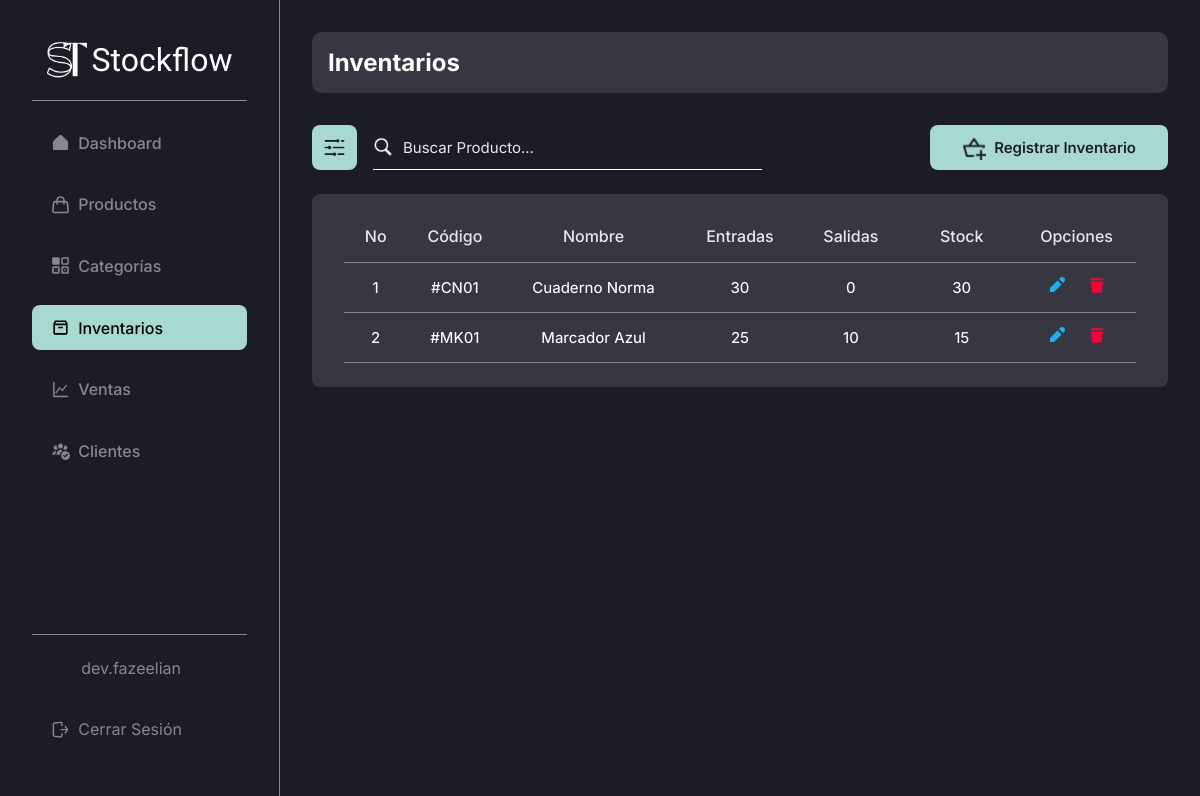
Page /admin/inventories/ (signed in) on the committed database.
### stockflow/models.py (models this page shows, shortened)
class User(db.Model):
    id = db.Column(db.Integer, primary_key = True) # Primary key
    email = db.Column(db.String(255), unique = True, nullable = False)
    username = db.Column(db.String(20), unique = True, nullable = False)
    names = db.Column(db.String(50), nullable = True, default="")
    last_names = db.Column(db.String(50), nullable = True, default="")
    password = db.Column(db.Text, nullable = False)
    profile_photo = db.Column(db.String(255), nullable=True, default="")

class Inventory(db.Model):
    id = db.Column(db.Integer, primary_key = True) # Primary key
    created_by = db.Column(db.Integer, db.ForeignKey("user.id"), nullable = False) # Foreign key
    product_id = db.Column(db.Integer, db.ForeignKey("product.id"), nullable = False) # Foreign key
    inflows = db.Column(db.Integer, nullable = False)
    outflows = db.Column(db.Integer, nullable = True, default = 0)
    stock = db.Column(db.Integer, nullable = False, default = 0)
    product = db.relationship('Product', backref='inventory', lazy=True)

class Product(db.Model):
    id = db.Column(db.Integer, primary_key = True) # Primary key
    created_by = db.Column(db.Integer, db.ForeignKey("user.id"), nullable = False) # Foreign key
    name = db.Column(db.String(100), nullable = False)
    code = db.Column(db.String(10), nullable=False)
    category_id = db.Column(db.Integer, db.ForeignKey("category.id"), nullable = False) # Foreign key
    price = db.Column(db.Integer, nullable = False)
    image = db.Column(db.String(255), nullable = True)
    category = db.relationship('Category', backref='products', lazy=True)

### stockflow/modules/inventory.py (the view)
@bp.route("/", methods = ("GET", "POST"))
@login_required
def index():
    query = ""
    inventories = []
    if request.method == "POST":
        query = request.form.get("searchInventory", "")
        inventories = Inventory.query.join(Product).filter(
            (
                Product.name.ilike(f"%{query}%") |  # Searching by product name
                Product.code.ilike(f"%{query}%")    # Searching by product code
            )
        ).all()
    else:
        inventories = Inventory.query.filter(Inventory.created_by == g.user.id).all()
    return render_template("modules/inventories/index.html", inventories = inventories, query=query)

### stockflow/auth.py (called while the page is built)
def login_required(view):
    @functools.wraps(view)
    def wrapped_view(**kwargs):
        if g.user is None:
            message = "Debes iniciar sesión"
            flash(message)
            return redirect(url_for("auth.login"))
        return view(**kwargs)
    return wrapped_view

@bp.before_app_request # Execute the next function in every request, every page
def load_logged_in_user():
    user_id = session.get("user_id")
    if user_id is None:
        g.user = None
    else:
        g.user = User.query.get_or_404(user_id)

### stockflow/templates/modules/inventories/index.html (shortened to what this page needs)
{% extends 'base-admin.html' %}
{% block content %}
    <head>
        <link rel="stylesheet" href="{{ url_for('static', filename='css/modules/inventories.css') }}">
    </head>
    <div class="content-group inter bg-black-light">
        <h2 class="color-white inter">Inventarios</h2>
    </div>
    <div class="top-page">
        <div class="cont-search">
            <button class="btn-search-filter bg-turquese-light-blue">
                <img src="{{ url_for('static', filename='img/icons/filter.png') }}" alt="">
            </button>
            <form action="{{ url_for('admin/inventories.index') }}" method="post" class="search-bar">
                <img src="{{ url_for('static', filename='img/icons/search.png') }}" alt="">
                <input type="text" class="color-white inter" name="searchInventory" value="{{ query }}" id="search" placeholder="Buscar Producto...">
            </form>
        </div>
        <div class="cont-create" style="gap: 1rem;">
            <a href="{{ url_for('admin/inventories.new') }}" class="btn-create bg-turquese-light-blue color-black inter">
                <img src="{{ url_for('static', filename='img/icons/add-inventory.png') }}" alt="">
                <h2>Registrar Inventario</h2>
            </a>
        </div>
    </div>
    <table class="table inter bg-black-light">
        <thead>
            <tr class="thead color-white-gray">
                <th class="th th-no-inv">No</th>
                <th class="th th-code-inv">Código</th>
                <th class="th th-name-inv">Nombre</th>
                <th class="th th-inflows-inv">Entradas</th>
                <th class="th th-outflows-inv">Salidas</th>
                <th class="th th-stock-inv">Stock</th>
                <th class="th th-options-inv">Opciones</th>
            </tr>
        </thead>
        <tbody>
            {% if inventories %}
                {% for inventory in inventories | reverse %}
                    {% if g.user.id == inventory.created_by %}
                        <tr class="tbody">
                            <td class="td td-no-inv">{{ loop.index }}</td>
                            <td class="td td-code-inv">#{{ inventory.product.code }}</td>
                            <td class="td td-name-inv">{{ inventory.product.name }}</td>
                            <td class="td td-inflows-inv">{{ inventory.inflows }}</td>
                            <td class="td td-outflows-inv">{{ inventory.outflows }}</td>
                            <td class="td td-stock-inv">{{ inventory.stock }}</td>
                            <td class="td td-options-inv">
                                <a href="{{ url_for('admin/inventories.update', id = inventory.id) }}">
                                    <svg
                                        xmlns="http://www.w3.org/2000/svg"
                                        viewBox="0 0 16 16"
                                        fill="#20AEF3"
                                    >
                                        <path
                                            d="M12.527 7.473L8.527 3.473 1 11 1 15 5 15zM11.172.828l-1.065 1.065 4 4 1.065-1.065c1.105-1.105 1.105-2.895 0-4l0 0C14.067-.276 12.276-.276 11.172.828z"
                                        />
                                    </svg>
                                </a>
                                <a href="{{ url_for('admin/inventories.delete', id = inventory.id) }}">
                                </a>
                            </td>
                        </tr>
                        {% else %}
                        <tr class="tbody">
                            <td class="td" style="width: 100%;">No hay inventarios registrados por ti.</td>
                        </tr>
                    {% endif %}
                {% endfor %}
            {% endif %}
        </tbody>
    </table>
{% endblock %}

### stockflow/templates/base-admin.html (shortened to what this page needs)
<!DOCTYPE html>
<html lang="es">
<head>
    <link rel="stylesheet" href="{{ url_for('static', filename='css/global.css') }}">
    <link rel="stylesheet" href="{{ url_for('static', filename='css/base.css') }}">
    <link rel="stylesheet" href="{{ url_for('static', filename='css/tables.css') }}">
    <link rel="stylesheet" href="{{ url_for('static', filename='css/search.css') }}">
    <link rel="stylesheet" href="{{ url_for('static', filename='css/form.css') }}">
</head>
<body>
    <aside class="side-bar inter bg-black br-gray-1">
        <section class="side-bar-main">
            <h1 class="afacad">
                <a href="{{ url_for('admin.dashboard') }}" class="color-white">
                    <img src="{{ url_for('static', filename='img/logo.png') }}" alt="">
                    Stockflow
                </a>
            </h1>
            <br>
            <div class="side-bar-divider" />
            <nav class="side-nav-bar">
                <a
                    href="{{ url_for('admin.dashboard') }}"
                    class="item-side-nav-bar inter {% if request.endpoint == 'admin.dashboard' %}item-side-nav-bar--active{% endif %}"
                >
                    Dashboard
                </a>
                <a
                    href="{{ url_for('admin/products.index') }}"
                    class="item-side-nav-bar inter {% if request.endpoint == 'admin/products.index' %}item-side-nav-bar--active{% endif %}"
                >
                    Productos
                </a>
                <a
                    href="{{ url_for('admin/products/categories.index') }}"
                    class="item-side-nav-bar inter {% if request.endpoint == 'admin/products/categories.index' %}item-side-nav-bar--active{% endif %}"
                >
                    Categorías
                </a>
                <a
                    href="{{ url_for('admin/inventories.index') }}"
                    class="item-side-nav-bar inter {% if request.endpoint == 'admin/inventories.index' %}item-side-nav-bar--active{% endif %}"
                >
                    Inventarios
                </a>
                <a
                    href="{{ url_for('admin/sales.index') }}"
                    class="item-side-nav-bar inter {% if request.endpoint == 'admin/sales.index' %}item-side-nav-bar--active{% endif %}"
                >
                    Ventas
                </a>
                <a
                    href="{{ url_for('admin/customers.index') }}"
                    class="item-side-nav-bar inter {% if request.endpoint == 'admin/customers.index' %}item-side-nav-bar--active{% endif %}"
                >
                    Clientes
                </a>
            </nav>
        </section>
        <footer class="side-bar-footer" style="flex-direction: column;">
            <a
                href="{{ url_for('admin.profile') }}"
                class="item-side-nav-bar inter {% if request.endpoint == 'admin.profile' %}item-side-nav-bar--active{% endif %}"
            >
                {{ g.user.username }}
            </a>
            <a href="{{ url_for('auth.logout') }}" class="item-side-nav-bar inter">
                Cerrar Sesión
            </a>
        </footer>
    </aside>
    <main class="page-content bg-black">
        {% block content %}{% endblock %}
    </main>
</body>
</html>

### stockflow/static/css/global.css (style rules this page uses)
* { box-sizing: border-box; padding: 0; margin: 0; }
body { display: flex; width: 100%; height: 100%; }
a { text-decoration: none; }
.page-content { display: flex; width: 100%; height: 100%; min-height: 100vh; margin-left: 280px; flex-direction: column; color: white; padding: 2rem; }
.content-group { display: flex; width: 100%; padding: 1rem; border-radius: 10px; }
.bg-black { background-color: #1C1C26; }
.bg-black-light { background-color: #363740; }
.bg-turquese-light-blue { background-color: #A7D9D0; }
.color-black { color: #1C1C26; }
.color-white { color: #FFF; }
.color-white-gray { color: #E8E8E8; }
.inter { font-family: "Inter", sans-serif; font-optical-sizing: auto; font-style: normal; }
.afacad { font-family: "Afacad", sans-serif; font-optical-sizing: auto; font-style: normal; }
.br-gray-1 { border-right: 1px solid #87888C; }

### stockflow/static/css/base.css (style rules this page uses)
.side-bar { display: flex; position: fixed; z-index: 1; top: 0; left: 0; width: 280px; flex-direction: column; height: 100vh; padding: 2.5rem 2rem 2rem; justify-content: space-between; }
.side-bar h1 { text-align: center; font-weight: 500; }
.side-bar h1 a { display: flex; font-size: 2.3rem; align-items: center; justify-content: center; gap: 5px; }
.side-bar h1 a img { width: 40px; height: 40px; }
.side-bar-main { display: flex; width: 100%; height: auto; flex-direction: column; }
.side-nav-bar { display: flex; width: 100%; height: auto; list-style: none; flex-direction: column; margin-top: 20px; }
.side-nav-bar a { font-weight: 500; }
.item-side-nav-bar, .item-side-nav-bar--active { display: flex; width: 100%; height: auto; padding: 1rem 1.5rem 1rem; border-radius: 8px; margin-bottom: 1rem; text-decoration: none; align-items: center; gap: 10px; }
.item-side-nav-bar { color: #87888C; }
.item-side-nav-bar--active { color: black; background-color: #A7D9D0; }
.item-side-nav-bar--active svg { color: black !important; }
.item-side-nav-bar svg, .item-side-nav-bar--active svg { width: 20px; height: 20px; }
.item-side-nav-bar svg { color: #87888C !important; }
.side-bar-divider { display: flex; width: 100%; height: 1px; background-color: #87888C; }
.side-bar-footer { display: flex; width: 100%; min-height: 1px; border-top: 1px solid #87888C; align-items: center; justify-content: center; padding-top: 10px; }
@media screen and (max-width: 1440px) { .side-bar h1 a { font-size: 2rem; } }
@media screen and (max-width: 1440px) { .item-side-nav-bar, .item-side-nav-bar--active { padding: 0.8rem 1.2rem 0.8rem; gap: 8px; } }
@media screen and (max-width: 1440px) { .item-side-nav-bar svg, .item-side-nav-bar--active svg { width: 19px; height: 19px; } }

### stockflow/static/css/tables.css (style rules this page uses)
.table { display: flex; width: 100%; height: auto; margin: 2rem 0 2rem; flex-direction: column; border-radius: 8px; padding: 0 1.7rem 2rem; }
.thead { display: flex; width: 100%; height: auto; justify-content: space-between; padding: 1rem 0 0; border-bottom: 1px solid #87888C; }
.th { display: flex; width: auto; height: auto; padding: 1rem; font-size: 18px; justify-content: center; align-items: center; font-weight: 500; }
.tbody { display: flex; width: 100%; height: 100%; justify-content: space-between; border-bottom: 1px solid #87888C; }
.td { display: flex; width: auto; height: auto; font-size: 16px; justify-content: center; align-items: center; text-align: center; padding: 1rem 0 1rem; font-weight: 450; }
.td svg { width: 18px; height: 18px; }
@media screen and (max-width: 1440px) { .table { margin: 1.5rem 0 1.5rem; padding: 0 2rem 1.5rem; } }
@media screen and (max-width: 1440px) { .th { font-size: 16px; } }
@media screen and (max-width: 1440px) { .td { font-size: 15px; padding: 0.9rem 0 0.9rem; } }
@media screen and (max-width: 1440px) { .td svg { width: 16px; height: 16px; } }

### stockflow/static/css/modules/inventories.css (style rules this page uses)
.th-no-inv, .td-no-inv { width: 8%; }
.th-code-inv, .td-code-inv { width: 12%; }
.th-name-inv, .td-name-inv { width: 23%; }
.th-inflows-inv, .td-inflows-inv { width: 14%; }
.th-outflows-inv, .td-outflows-inv { width: 14%; }
.th-stock-inv, .td-stock-inv { width: 14%; }
.th-options-inv, .td-options-inv { width: 15%; }
.td-options-inv { gap: 1.5rem; }

### rows in the picture
User: user.username "dev.fazeelian"
Inventory: product.code "CN01", product.name "Cuaderno Norma", inflows "30", outflows "0", stock "30"
Inventory: product.code "MK01", product.name "Marcador Azul", inflows "25", outflows "10", stock "15"
